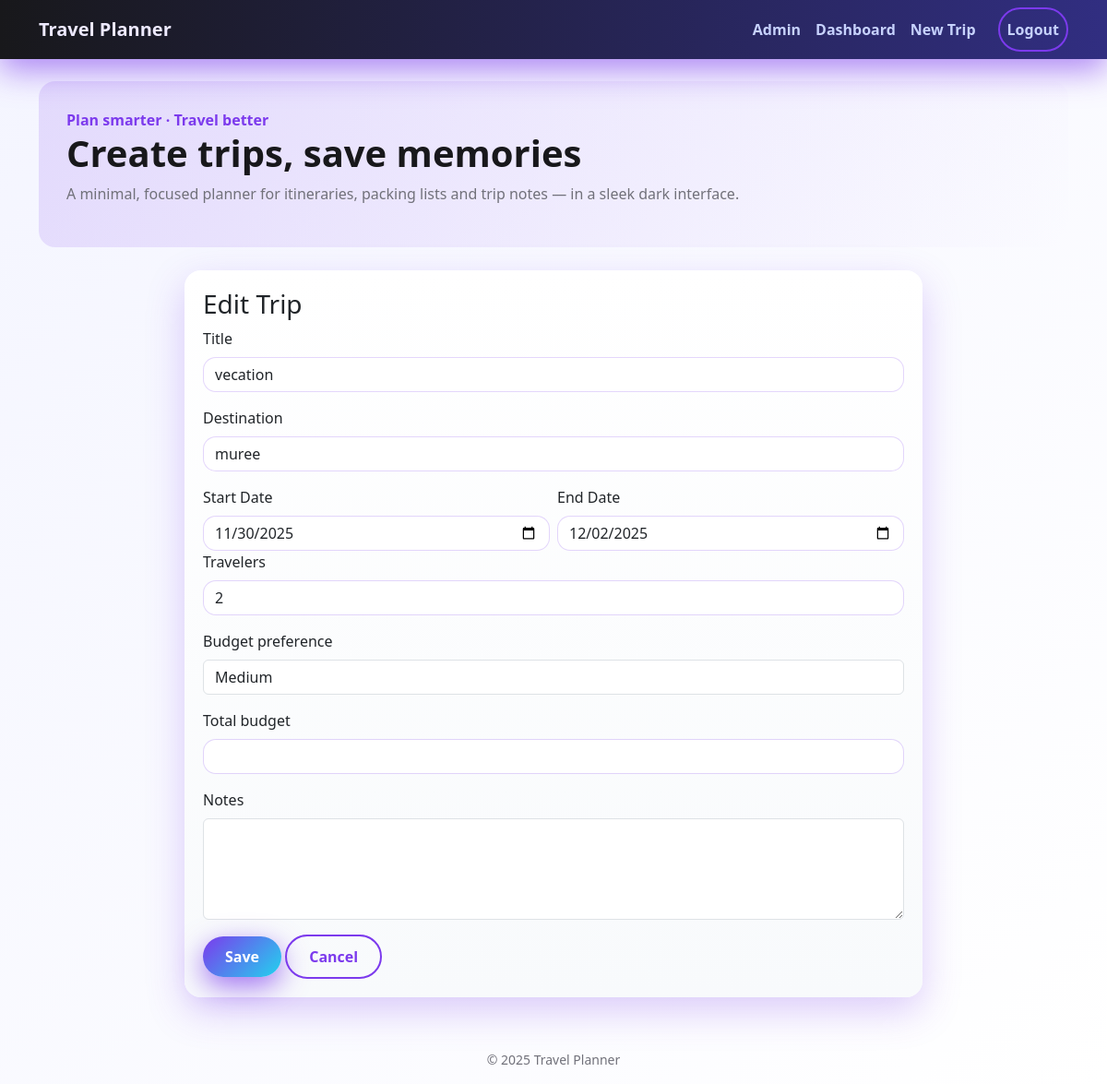
Page /trip/1/edit (signed in) on the committed database.
### models.py (models this page shows)
class Trip(db.Model):
    __tablename__ = "trips"
    id = db.Column(db.Integer, primary_key=True)
    user_id = db.Column(db.Integer, db.ForeignKey("users.id"), nullable=False)
    title = db.Column(db.String(150), nullable=True)
    destination = db.Column(db.String(150), nullable=False)
    start_date = db.Column(db.Date, nullable=True)
    end_date = db.Column(db.Date, nullable=True)
    travelers = db.Column(db.Integer, default=1)
    budget_preference = db.Column(db.String(20), default="medium")
    total_budget = db.Column(db.Float, default=0.0)
    summary = db.Column(db.Text, nullable=True)
    status = db.Column(db.String(30), default="draft")
    deleted = db.Column(db.Boolean, default=False)           # <-- soft-delete flag
    deleted_at = db.Column(db.DateTime, nullable=True)       # <-- timestamp when deleted
    activities = db.relationship("Activity", backref="trip", cascade="all, delete-orphan", lazy=True)

### app.py (the view, shortened to what this page needs)
    @app.route("/trip/<int:trip_id>/edit", methods=["GET", "POST"])
    @login_required
    def edit_trip(trip_id):
        trip = Trip.query.filter_by(id=trip_id, user_id=current_user.id).first()
        if not trip:
            flash("Trip not found or access denied.", "warning")
            return redirect(url_for("dashboard"))
        return render_template("edit_trip.html", trip=trip)

### templates/edit_trip.html (shortened to what this page needs)
{% extends "base.html" %}
{% block content %}
<div class="card" style="max-width:800px;margin:0 auto;">
  <h3>Edit Trip</h3>
  <form method="post">
    <div class="mb-3">
      <label class="form-label">Title</label>
      <input name="title" class="form-control" value="{{ trip.title or '' }}">
    </div>
    <div class="mb-3">
      <label class="form-label">Destination</label>
      <input name="destination" class="form-control" value="{{ trip.destination or '' }}" required>
    </div>
    <div class="row g-2">
      <div class="col">
        <label class="form-label">Start Date</label>
        <input type="date" name="start_date" class="form-control" value="{{ trip.start_date }}">
      </div>
      <div class="col">
        <label class="form-label">End Date</label>
        <input type="date" name="end_date" class="form-control" value="{{ trip.end_date }}">
      </div>
    </div>
    <div class="mb-3">
      <label class="form-label">Travelers</label>
      <input type="number" name="travelers" min="1" class="form-control" value="{{ trip.travelers or 1 }}">
    </div>
    <div class="mb-3">
      <label class="form-label">Budget preference</label>
      <select name="budget_preference" class="form-control">
        <option value="medium" {% if trip.budget_preference=='medium' %}selected{% endif %}>Medium</option>
      </select>
    </div>
    <div class="mb-3">
      <label class="form-label">Total budget</label>
      <input name="total_budget" class="form-control" value="{{ trip.total_budget or '' }}">
    </div>
    <div class="mb-3">
      <label class="form-label">Notes</label>
      <textarea name="summary" class="form-control" rows="4">{{ trip.summary or '' }}</textarea>
    </div>
    <button class="btn btn-primary">Save</button>
    <a class="btn btn-outline" href="{{ url_for('view_trip', trip_id=trip.id) }}">Cancel</a>
  </form>
</div>
{% endblock %}

### static/main.css (style rules this page uses)
:root { --bg: #f8fafc; --bg-light: #ffffff; --card: #ffffff; --panel: #f1f5f9; --text: #18181b; --text-muted: #71717a; --accent: #7c3aed; --accent-2: #22d3ee; --neon: #22c55e; --border: rgba(0,0,0,0.06); --glass: rgba(255,255,255,0.7); --radius: 18px; --radius-sm: 12px; --shadow: 0 15px 40px rgba(124,58,237,.25); font-family: "Inter", system-ui, sans-serif; }
html, body { background: linear-gradient(135deg,#f4f5ff,#ffffff); color: var(--text); }
.card { border:none; background: linear-gradient(180deg,#fff,#f8fafc); border-radius: var(--radius); box-shadow: var(--shadow); padding: 20px; transition:.3s; }
.btn { border-radius: 30px; padding: 10px 24px; font-weight:700; transition:.25s; }
.btn-primary { background: linear-gradient(135deg,var(--accent),var(--accent-2)); border: none; color:white; box-shadow: 0 10px 30px rgba(124,58,237,.7); }
.btn-outline { color: var(--accent); border:2px solid var(--accent); }
input.form-control { border-radius:14px; border:1px solid rgba(124,58,237,.2); }

### rows in the picture
Trip: title "vecation", destination "muree", start_date "11/30/2025", end_date "12/02/2025", travelers "2", budget_preference "Medium"

### other values in the picture
{{ current_year or '2025' }} "2025"
